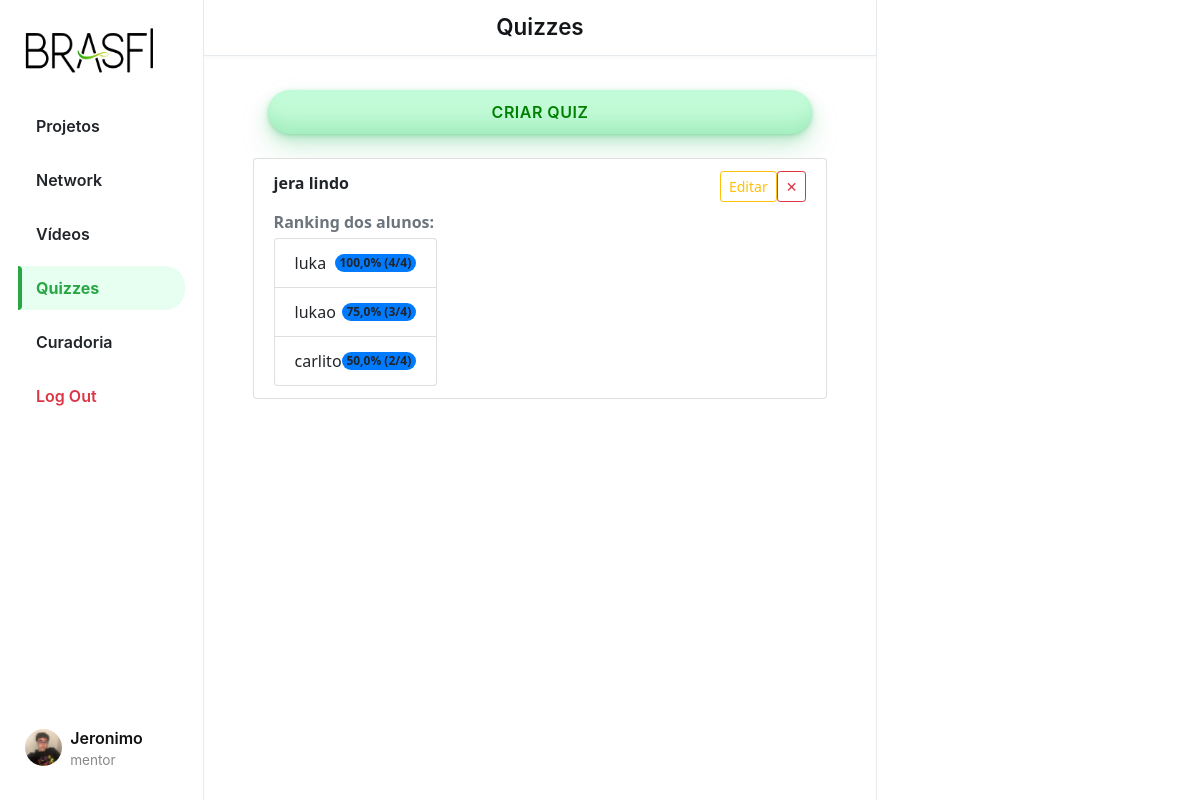
Screenshot of /quizzes (signed in) with the database file from the repository.
### App_BRASFI/models.py (models this page shows, shortened)
class User(AbstractUser):
    TIPO_USUARIO = (
        ('mentor', 'Mentor'),
        ('aprendiz', 'Aprendiz'),
    )
    profilePic = models.ImageField(upload_to='profile_pic/', blank=True, null=True)
    userType = models.CharField(max_length=10, choices=TIPO_USUARIO, default='aprendiz')

class Quiz(models.Model):
    title = models.CharField(max_length=255)
    description = models.TextField(blank=True)
    created_at = models.DateTimeField(default=timezone.now)
    user = models.ForeignKey(User, on_delete=models.CASCADE, related_name="quizzes", null=True, blank=True)
    time_per_question = models.IntegerField(default=20)  # << NOVO

class QuizResult(models.Model):
    quiz = models.ForeignKey(Quiz, on_delete=models.CASCADE, related_name='results')
    user = models.ForeignKey(User, on_delete=models.CASCADE, related_name='quiz_results')
    score = models.IntegerField()
    total = models.IntegerField()
    percentage = models.FloatField()
    created_at = models.DateTimeField(auto_now_add=True)
    class Meta:
        unique_together = ('quiz', 'user')  # impede refazer o mesmo quiz

### App_BRASFI/views.py (the view)
# urls.py: path('quizzes', views.QuizzesView, name='quizzes'),
@login_required
def QuizzesView(request):
    quizzes = Quiz.objects.all().order_by('-id')
    user_results = QuizResult.objects.filter(user=request.user)
    quizzes_with_ranking = []
    for quiz in quizzes:
        item = {
            'quiz': quiz,
            'user_result': None,
            'ranking': []
        }
        if request.user.userType == 'aprendiz':
            item['user_result'] = QuizResult.objects.filter(user=request.user, quiz=quiz).first()
        if request.user.userType == 'mentor':
            item['ranking'] = quiz.results.order_by('-percentage')
        quizzes_with_ranking.append(item)
    return render(request, "quizzes.html", {
        "page": "quizzes",
        "quizzes_with_ranking": quizzes_with_ranking
    })

### App_BRASFI/templates/quizzes.html (shortened to what this page needs)
{% extends "layout.html" %}
{% load static %}
{% block body %}
{% if user.userType == "mentor" %}
    <button id="popup-btn" class="btn new-post-btn" onclick="createquiz()">Criar Quiz</button>
{% endif %}
<div class="container mt-4">
    <ul class="list-group" id="quiz-list">
        {% for item in quizzes_with_ranking %}
            <li class="list-group-item d-flex justify-content-between align-items-start flex-column" data-id="{{ item.quiz.id }}">
                <div class="d-flex w-100 justify-content-between">
                    <div>
                        <strong>{{ item.quiz.title }}</strong>
                    </div>
                    <div class="d-flex align-items-center gap-1">
                        {% if user.userType == "mentor" %}
                            <a href="{% url 'App_BRASFI:edit_quiz' item.quiz.id %}" class="btn btn-sm btn-outline-warning">Editar</a>
                            <button class="btn btn-sm btn-outline-danger" onclick="deleteQuiz('{{ item.quiz.id }}')">✕</button>
                        {% elif user.userType == "aprendiz" %}
                            <a href="{% url 'App_BRASFI:play_quiz' item.quiz.id %}" class="btn btn-sm btn-outline-primary">Executar</a>
                        {% endif %}
                    </div>
                </div>
                {% if item.ranking %}
                    <div class="mt-2">
                        <strong class="text-secondary">Ranking dos alunos:</strong>
                        <ul class="list-group mt-1">
                            {% for result in item.ranking %}
                                <li class="list-group-item d-flex justify-content-between align-items-center">
                                    {{ result.user.username }}
                                    <span class="badge bg-primary rounded-pill">
                                        {{ result.percentage|floatformat:1 }}% ({{ result.score }}/{{ result.total }})
                                    </span>
                                </li>
                            {% endfor %}
                        </ul>
                    </div>
                {% endif %}
            </li>
        {% endfor %}
    </ul>
</div>
{% endblock %}

### App_BRASFI/templates/layout.html (shortened to what this page needs)
{% load static %}
<!DOCTYPE html>
<html lang="pt-br">
    <head>
        <link rel="stylesheet" href="https://stackpath.bootstrapcdn.com/bootstrap/4.4.1/css/bootstrap.min.css">
        <link href="{% static 'styles/hub.css' %}" rel="stylesheet">
    </head>
    <body>
        <div class="body" data-page="{{page}}">
            <div class="sidenav">
                <a href="{% url 'App_BRASFI:landing' %}" class="navbar-brand">
                    <img src="{% static 'img/BRASFI_nobg.png' %}" height="50px">
                </a>
                <ul class="sidenav-menu">
                    <li class="nav-item {% if request.path == '/projecthub' %}active{% endif %}">
                        <a href="{% url 'App_BRASFI:projecthub' %}" class="nav-link">
                            <div>Projetos</div>
                        </a>
                    </li>
                    <li class="nav-item {% if request.path == '/networkhub' %}active{% endif %}">
                        <a href="{% url 'App_BRASFI:networkhub' %}" class="nav-link">
                            <div>Network</div>
                        </a>
                    </li>
                    <li class="nav-item {% if request.path == '/videos' %}active{% endif %}">
                        <a href="{% url 'App_BRASFI:videos' %}" class="nav-link">
                            <div>Vídeos</div>
                        </a>
                    </li>
                    <li class="nav-item {% if request.path == '/quizzes' %}active{% endif %}">
                        <a href="{% url 'App_BRASFI:quizzes' %}" class="nav-link">
                            <div>Quizzes</div>
                        </a>
                    </li>
                    {% if user.userType == "mentor" %}
                    <li class="nav-item {% if request.path == '/curadoria' %}active{% endif %}">
                        <a href="{% url 'App_BRASFI:curadoria' %}" class="nav-link">
                            <div>Curadoria</div>
                        </a>
                    </li>
                    {% endif %}
                    <li class="nav-item">
                        <a href="{% url 'App_BRASFI:logout' %}" class="nav-link logout-link">
                            <div>Log Out</div>
                        </a>
                    </li>
                </ul>
                <div class="sidenav-user-wrapper">
                    <div class="user_account">
                        <div class="small-profilepic" style="background-image: url('/media/{{ user.profilePic }}')"></div>
                        <div class="user-info">
                            <div class="username">{{ user.username }}</div>
                            <div class="user-type grey">{{ user.userType }}</div>
                        </div>
                    </div>
                </div>
            </div>
            <div class="main-div">
                <div class="left-div">
                    <nav class="head heading">
                        {% if page == 'projecthub' %}
                            Hub de Projetos
                        {% elif page == 'networkhub' %}
                            Hub de Network
                        {% elif page == 'videos' %}
                            Vídeos
                        {% elif page == 'quizzes' %}
                            Quizzes
                        {% elif page == 'curadoria' %}
                            Curadoria de Projetos
                        {% endif %}
                    </nav>
                    <div class="left-div-content">
                        <div class="posts-view">
                            <div class="main-div-content">
                                {% block body %}
                                {% endblock %}
                            </div>
                        </div>
                    </div>
                </div>
            </div>
            <div class="right-div">
                <div class='right-div-content'>
                </div>
            </div>
        </div>
    </body>
</html>

### App_BRASFI/static/styles/hub.css (style rules this page uses)
.body { display: flex; min-height: 100%; font-family: Inter, sans-serif; }
.username { font-size: 1rem; font-weight: 600; color: #111; }
.user-type, .grey { font-size: 0.8rem; color: #657786; }
.new-post-btn { width: 90%; margin: 0 auto 0 auto; background-color: #c2fbd7; border-radius: 100px; box-shadow: rgba(44, 187, 99, .2) 0 -25px 18px -14px inset, rgba(44, 187, 99, .15) 0 1px 2px, rgba(44, 187, 99, .15) 0 2px 4px, rgba(44, 187, 99, .15) 0 4px 8px, rgba(44, 187, 99, .15) 0 8px 16px, rgba(44, 187, 99, .15) 0 16px 32px; color: green; cursor: pointer; font-family: Inter, sans-serif; font-size: 1rem; font-weight: 600; padding: 10px 24px; text-align: center; text-decoration: none; transition: all 0.3s ease-in-out; border: none; user-select: none; display: block; text-transform: uppercase; letter-spacing: 0.5px; }
.head { position: fixed; top: 0; left: 17%; width: 56%; height: 7vh; display: flex; align-items: center; z-index: 1000; }
.heading { position: fixed; top: 0; left: 17%; width: 56%; height: 7vh; display: flex; align-items: center; justify-content: center; font-weight: 600; font-size: 1.4rem; line-height: 1; padding: 0 20px; background-color: #fff; color: #14171a; border-bottom: 1px solid #e6ecf0; box-shadow: 0 2px 4px rgba(0, 0, 0, 0.03); }
.sidenav { position: fixed; top: 0; left: 0; width: 17%; height: 100%; background-color: #ffffff; padding: 20px 1.5% 0 1.5%; border-right: 1px solid #e6ecf0; z-index: 100; display: flex; flex-direction: column; }
.sidenav-menu { list-style: none; padding: 0; margin: 3vh 0; }
.sidenav-menu .nav-item { margin-bottom: 10px; position: relative; }
.sidenav-menu .nav-link { display: flex; align-items: center; font-size: 1rem; font-weight: 600; text-decoration: none; color: #212529; padding: 10px 18px; border-radius: 20px; transition: background-color 0.3s ease, color 0.3s ease, transform 0.3s ease; position: relative; overflow: hidden; }
.sidenav-menu .nav-link > div { display: flex; align-items: center; }
.sidenav-menu .nav-link::before { content: ''; position: absolute; height: 100%; width: 4px; background-color: #28a745; left: 0; top: 0; opacity: 0; transition: 0.3s ease; border-radius: 0 5px 5px 0; }
.sidenav-menu .nav-item.active .nav-link { background-color: #e6fff0; border-bottom-left-radius: 0px; border-top-left-radius: 0px; color: #28a745; font-weight: 700; }
.sidenav-menu .nav-item.active .nav-link::before { opacity: 1; }
.sidenav-menu .logout-link { color: #dc3545; }
.sidenav-user-wrapper { position: absolute; bottom: 20px; left: 0; width: 100%; padding: 0 15px; backdrop-filter: blur(6px); background-color: rgba(255, 255, 255, 0.8); border-radius: 20px 20px 0 0; }
.user_account { display: flex; align-items: center; padding: 10px; border-radius: 999px; transition: background-color 0.3s ease; cursor: pointer; }
.user-info { display: flex; flex-direction: column; justify-content: center; }
.small-profilepic { width: 3.1vw; height: 3.1vw; border-radius: 9999px; overflow: hidden; margin-right: 8px; background-size: cover; background-repeat: no-repeat; background-position: center; box-sizing: content-box; }
.main-div { position: relative; width: 56%; left: 17%; min-height: 100vh; }
.left-div { position: relative; }
.left-div-content { margin-top: 7.5vh; }
.right-div { width: 27%; right: 0%; height: 100vh; position: fixed; background-color: white; border-left: .5px solid #e6ecf0; }
.right-div-content { height: 92.5vh; overflow: auto; padding-left: 1.5vw; padding-right: 1.5vw; }
.posts-view { display: flex; flex-direction: column; gap: 40px; padding: 30px 5% 20px 5%; max-width: 1100px; margin: auto; font-family: 'Segoe UI', Tahoma, Geneva, Verdana, sans-serif; }
.user-type { font-size: 0.85rem; color: #888; }

### rows the page displays
User: profilePic (picture), username "Jeronimo", userType "mentor"
Quiz: quiz "jera lindo"
QuizResult: user.username "luka", percentage "100,0", score "4", total "4"
QuizResult: user.username "lukao", percentage "75,0", score "3", total "4"
QuizResult: user.username "carlito", percentage "50,0", score "2", total "4"
